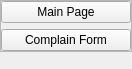
               <widget class="QWidget" name="page">
                <property name="geometry">
                 <rect>
                  <x>0</x>
                  <y>0</y>
                  <width>132</width>
                  <height>69</height>
                 </rect>
                </property>
                <attribute name="icon">
                 <iconset resource="icons.qrc">
                  <normaloff>:/icons/icons/chevron-down.svg</normaloff>:/icons/icons/chevron-down.svg</iconset>
                </attribute>
                <attribute name="label">
                 <string>Menu</string>
                </attribute>
                <layout class="QHBoxLayout" name="horizontalLayout_11">
                 <property name="spacing">
                  <number>0</number>
                 </property>
                 <property name="leftMargin">
                  <number>0</number>
                 </property>
                 <property name="topMargin">
                  <number>0</number>
                 </property>
                 <property name="rightMargin">
                  <number>0</number>
                 </property>
                 <property name="bottomMargin">
                  <number>0</number>
                 </property>
                 <item alignment="Qt::AlignTop">
                  <widget class="QFrame" name="frame_11">
                   <property name="frameShape">
                    <enum>QFrame::StyledPanel</enum>
                   </property>
                   <property name="frameShadow">
                    <enum>QFrame::Raised</enum>
                   </property>
                   <layout class="QVBoxLayout" name="verticalLayout_6">
                    <property name="leftMargin">
                     <number>0</number>
                    </property>
                    <property name="topMargin">
                     <number>0</number>
                    </property>
                    <property name="rightMargin">
                     <number>0</number>
                    </property>
                    <property name="bottomMargin">
                     <number>0</number>
                    </property>
                    <item>
                     <widget class="QPushButton" name="pushButton_10">
                      <property name="text">
                       <string>Main Page</string>
                      </property>
                      <property name="icon">
                       <iconset resource="icons.qrc">
                        <normaloff>:/icons/icons/home.svg</normaloff>:/icons/icons/home.svg</iconset>
                      </property>
                     </widget>
                    </item>
                    <item>
                     <widget class="QPushButton" name="pushButton_11">
                      <property name="text">
                       <string>Complain Form</string>
                      </property>
                      <property name="icon">
                       <iconset resource="icons.qrc">
                        <normaloff>:/icons/icons/alert-triangle.svg</normaloff>:/icons/icons/alert-triangle.svg</iconset>
                      </property>
                     </widget>
                    </item>
                   </layout>
                  </widget>
                 </item>
                </layout>
               </widget>
